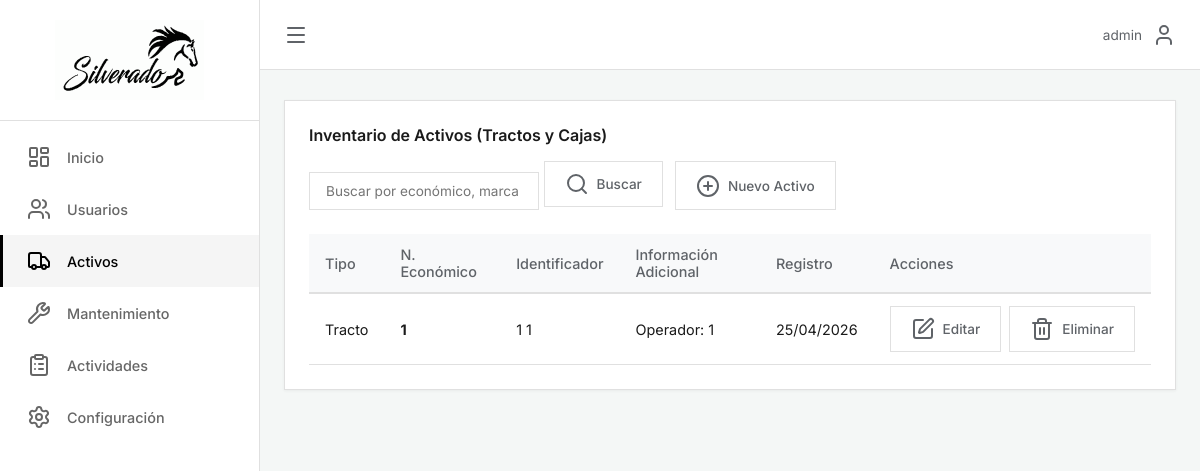
The app's page /home/assets/ (signed in) with its own data.
### users/models.py (models this page shows)
class CustomUser(AbstractUser):
    ROLE_CHOICES = [
        ('staff', 'Staff'),
        ('administrador', 'Administrador'),
        ('propietario', 'Propietario'),
    ]
    role = models.CharField(max_length=15, choices=ROLE_CHOICES, default='staff')
    phone_number = models.CharField(max_length=15, blank=True, null=True)
    class Meta:
        db_table = 'auth_user' # Opcional: para mantener compatibilidad si ya tenías datos

### home/models.py (models this page shows, shortened)
class Asset(models.Model):
    ASSET_TYPE_CHOICES = [
        ('tracto', 'Tracto'),
        ('caja', 'Caja'),
    ]
    asset_type = models.CharField(
        max_length=10,
        choices=ASSET_TYPE_CHOICES,
        verbose_name="Tipo de Activo"
    )
    number = models.CharField(max_length=50, unique=True, verbose_name="Número Económico")
    observations = models.TextField(blank=True, null=True, verbose_name="Observaciones")
    created_at = models.DateTimeField(auto_now_add=True)
    updated_at = models.DateTimeField(auto_now=True)
    brand = models.CharField(max_length=100, blank=True, null=True, verbose_name="Marca")
    model_name = models.CharField(max_length=100, blank=True, null=True, verbose_name="Modelo")
    transmission = models.CharField(max_length=100, blank=True, null=True, verbose_name="Transmisión")
    operator = models.CharField(max_length=150, blank=True, null=True, verbose_name="Operador")
    operator_number = models.CharField(max_length=50, blank=True, null=True, verbose_name="Número de Operador")
    engine = models.CharField(max_length=100, blank=True, null=True, verbose_name="Motor")
    plates = models.CharField(max_length=20, blank=True, null=True, verbose_name="Placas")
    dimensions = models.CharField(max_length=100, blank=True, null=True, verbose_name="Dimensiones")
    state = models.CharField(max_length=100, blank=True, null=True, verbose_name="Estado")
    condition = models.CharField(max_length=100, blank=True, null=True, verbose_name="Condición")
    class Meta:
        verbose_name = "Activo"
        verbose_name_plural = "Activos"
        ordering = ['-created_at']

### home/views.py (the view)
# urls.py: path('assets/', user_passes_test(is_admin_user)(views.show_assets), name='assets'),
def show_assets(request: HttpRequest):
    search_query = request.GET.get('q', '')
    page_number = request.GET.get('page', 1)
    all_assets = assets.show_assets_controller(search_query)
    paginator = Paginator(all_assets, 10)
    page_obj = paginator.get_page(page_number)
    return render(request, 'assets/assets.html', {
        'page_obj': page_obj,
        'search_query': search_query
    })

### home/controllers/assets.py (called while the page is built, shortened)
def show_assets_controller(search_query: str = None):
    assets = Asset.objects.all().order_by('-created_at')
    return assets

### home/urls.py (called while the page is built)
def is_admin_user(user):
    return user.is_authenticated and user.role in ['administrador', 'propietario']

### home/templates/assets/assets.html (shortened to what this page needs)
{% extends 'base.html' %}
{% load static %}
{% block content %}
<div class="data-section no-roundness">
    <h3>Inventario de Activos (Tractos y Cajas)</h3>
    <div class="filters-row">
        <form method="get" class="users-search-form">
            <input type="text" name="q" value="{{ search_query }}"
                   placeholder="Buscar por económico, marca o placas..."
                   class="filter-select">
            <button type="submit" class="action-btn">
                <i data-lucide="search"></i> Buscar
            </button>
        </form>
        <a href="{% url 'create_asset' %}" class="action-btn">
            <i data-lucide="plus-circle"></i>
            <span>Nuevo Activo</span>
        </a>
    </div>
    <div class="table-container">
        <table class="data-table">
            <thead>
                <tr>
                    <th>Tipo</th>
                    <th>N. Económico</th>
                    <th>Identificador</th>
                    <th>Información Adicional</th>
                    <th>Registro</th>
                    <th>Acciones</th> </tr>
            </thead>
            <tbody>
                {% for asset in page_obj %}
                <tr>
                    <td>{{ asset.get_asset_type_display }}</td>
                    <td><strong>{{ asset.number }}</strong></td>
                    <td>
                        {% if asset.asset_type == 'tracto' %}
                            {{ asset.brand|default:"-" }} {{ asset.model_name|default:"" }}
                        {% else %}
                            Placas: {{ asset.plates|default:"-" }}
                        {% endif %}
                    </td>
                    <td>
                        {% if asset.asset_type == 'tracto' %}
                            Operador: {{ asset.operator|default:"Sin asignar" }}
                        {% else %}
                            {{ asset.dimensions|default:"Sin dimensiones" }}
                        {% endif %}
                    </td>
                    <td>{{ asset.created_at|date:"d/m/Y" }}</td>
                    <td>
                        <div style="display: flex; gap: 8px;">
                            <a href="{% url 'edit_asset' asset.id %}" class="action-btn">
                                <i data-lucide="edit"></i> Editar
                            </a>
                            <form action="{% url 'delete_asset' asset.id %}" method="post" class="delete-form"
                                  onsubmit="return confirm('¿Estás seguro de eliminar este activo? Esta acción no se puede deshacer.');">
                                <button type="submit" class="action-btn btn-danger-outline">
                                    <i data-lucide="trash-2"></i> Eliminar
                                </button>
                            </form>
                        </div>
                    </td>
                </tr>
                {% empty %}
                <tr>
                    <td colspan="5" class="placeholder-box">No se encontraron activos registrados.</td>
                </tr>
                {% endfor %}
            </tbody>
        </table>
    </div>
</div>
{% endblock %}

### templates/base.html (shortened to what this page needs)
{% load static %}
<!DOCTYPE html>
<html lang="es-MX">
<head>
    <link rel="stylesheet" href="{% static 'css/base.css' %}">
    <link rel="stylesheet" href="{% static 'css/forms.css' %}">
</head>
<body>
    <div class="dashboard-container">
        <aside class="sidebar" id="sidebar">
            <div class="sidebar-header">
                <a href="{% url 'index_admin' %}" class="sidebar-logo-link">
                    <img src="{% static 'img/logo.svg' %}" alt="Transportes Silverado" class="sidebar-logo">
                </a>
            </div>
            <nav class="sidebar-nav">
                <a href="{% url 'index_admin' %}" class="nav-item">
                    <i data-lucide="layout-dashboard"></i>
                    <span>Inicio</span>
                </a>
                <a href="{% url 'users' %}" class="nav-item">
                    <i data-lucide="users"></i>
                    <span>Usuarios</span>
                </a>
                <a href="{% url 'assets' %}" class="nav-item">
                    <i data-lucide="truck"></i>
                    <span>Activos</span>
                </a>
                <a href="{% url 'maintenance' %}" class="nav-item">
                    <i data-lucide="wrench"></i>
                    <span>Mantenimiento</span>
                </a>
                <a href="#" class="nav-item">
                    <i data-lucide="clipboard-list"></i>
                    <span>Actividades</span>
                </a>
                <a href="#" class="nav-item">
                    <i data-lucide="settings"></i>
                    <span>Configuración</span>
                </a>
            </nav>
        </aside>
        <main class="main-content">
            <header class="topbar">
                <button id="menu-toggle" class="menu-btn"><i data-lucide="menu"></i></button>
                <div class="topbar-right">
                    <div class="user-menu-container">
                        <div class="user-info user-info-trigger" id="profile-menu-trigger">
                            <span>{{ request.user.username|default:"Admin" }}</span>
                            <i data-lucide="user" class="user-icon"></i>
                        </div>
                    </div>
                </div>
            </header>
            <div class="content-area">
                {% block content %}{% endblock %}
            </div>
        </main>
    </div>
</body>
</html>

### static/css/base.css (style rules this page uses)
:root { --bg-color: #f4f7f6; --sidebar-bg: #ffffff; --border-color: #e0e0e0; --text-primary: #1a1a1a; --text-secondary: #5f6368; --text-active: #000000; --text-muted: #666666; --accent-color: #2b2b2b; --accent-line: #000000; --success-color: #2ecc71; --warning-color: #f39c12; --danger-color: #e74c3c; --sidebar-width: 260px; --card-shadow: 0 1px 3px rgba(0,0,0,0.05); }
* { margin: 0; padding: 0; box-sizing: border-box; font-family: 'Inter', sans-serif; }
body { background-color: var(--bg-color); color: var(--text-primary); }
.dashboard-container { display: flex; min-height: 100vh; overflow-x: hidden; }
.sidebar { width: var(--sidebar-width); background: var(--sidebar-bg); border-right: 1px solid var(--border-color); display: flex; flex-direction: column; flex-shrink: 0; transition: transform 0.3s ease; }
.sidebar-header { padding: 20px 24px; display: flex; align-items: center; justify-content: center; border-bottom: 1px solid var(--border-color); }
.sidebar-logo-link { text-decoration: none; display: block; width: 100%; }
.sidebar-logo { max-width: 100%; height: 80px; display: block; object-fit: contain; margin: 0 auto; }
.sidebar-nav { display: flex; flex-direction: column; padding-top: 10px; }
.nav-item { display: flex; align-items: center; padding: 14px 24px; text-decoration: none; color: var(--text-muted); font-size: 0.9rem; font-weight: 500; transition: all 0.1s ease; border-left: 3px solid transparent; gap: 16px; }
.nav-item.active { background: #f5f5f5; color: var(--text-active); border-left: 3px solid var(--accent-line); }
.main-content { flex: 1; display: flex; flex-direction: column; width: 100%; min-width: 0; }
.topbar { height: 70px; background-color: var(--sidebar-bg); border-bottom: 1px solid var(--border-color); display: flex; align-items: center; justify-content: space-between; padding: 0 24px; }
.menu-btn { background: none; border: none; font-size: 1.4rem; cursor: pointer; color: var(--text-secondary); display: flex; align-items: center; }
.topbar-right { display: flex; align-items: center; gap: 20px; }
.user-menu-container { position: relative; }
.user-info { display: flex; align-items: center; gap: 10px; font-size: 0.85rem; color: var(--text-secondary); }
.content-area { padding: 30px 24px; flex: 1; }
.action-btn { background-color: transparent; border: 1px solid var(--border-color); color: var(--text-secondary); padding: 10px 20px; font-size: 0.85rem; font-weight: 500; cursor: pointer; transition: all 0.2s; display: inline-flex; align-items: center; justify-content: center; gap: 8px; text-decoration: none; line-height: normal; white-space: nowrap; }
.filters-row { display: flex; gap: 12px; margin-bottom: 24px; flex-wrap: wrap; }
.filter-select { padding: 10px 16px; border: 1px solid var(--border-color); background-color: #ffffff; font-size: 0.85rem; color: var(--text-secondary); appearance: none; -webkit-appearance: none; cursor: pointer; flex: 1; min-width: 150px; }
.data-section { background: #ffffff; padding: 24px; box-shadow: var(--card-shadow); border: 1px solid var(--border-color); margin-bottom: 24px; overflow-x: auto; }
.data-section h3 { font-size: 1rem; margin-bottom: 16px; font-weight: 600; }
.data-table { width: 100%; border-collapse: collapse; font-size: 0.9rem; min-width: 400px; }
.data-table thead th { text-align: left; padding: 12px 16px; background-color: #f8f9fa; border-bottom: 2px solid var(--border-color); color: var(--text-secondary); font-weight: 500; }
.data-table tbody td { padding: 12px 16px; border-bottom: 1px solid var(--border-color); color: var(--text-primary); }
.no-roundness { border-radius: 0 !important; }
.user-info-trigger { cursor: pointer; }

### records on screen
Asset: asset_type "Tracto", number "1", brand "1", model_name "1", operator "1", created_at "25/04/2026"

### other values on screen
{{ request.user.username|default:"Admin" }} "admin"
